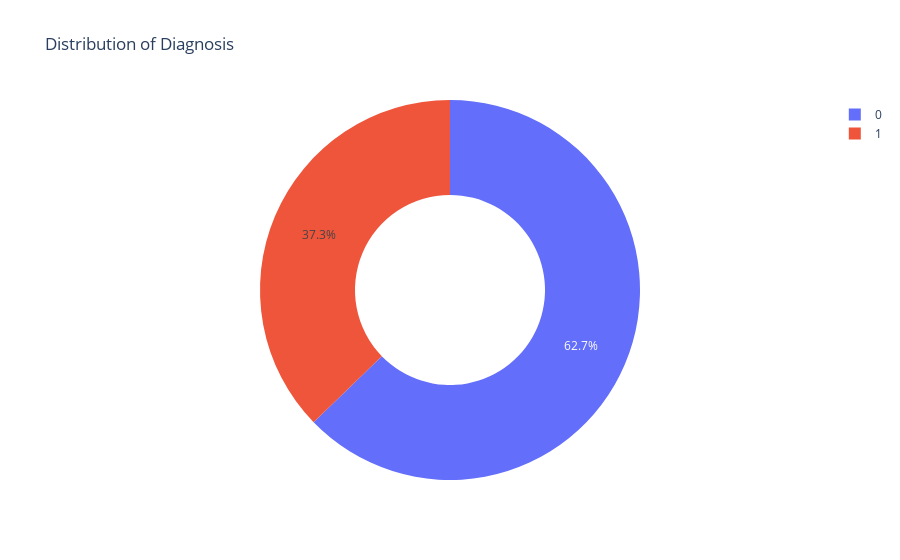

Notebook source saved alongside this figure:
### Code cell
px.pie(df , names="diagnosis",title="Distribution of Diagnosis",hole=0.5)

### Figure 1 — Plotly figure (JSON) as saved in the notebook; plotly's stock layout.template omitted (floating-point values rounded to 4 significant figures; data arrays with more than 128 entries replaced by an {"elided": "..."} marker saying what was removed)
{"data": [{"domain": {"x": [0, 1], "y": [0, 1]}, "hole": 0.5, "hovertemplate": "diagnosis=%{label}<extra></extra>", "labels": {"elided": "569 int values"}, "legendgroup": "", "name": "", "showlegend": true, "type": "pie"}], "layout": {"legend": {"tracegroupgap": 0}, "title": {"text": "Distribution of Diagnosis"}}}
